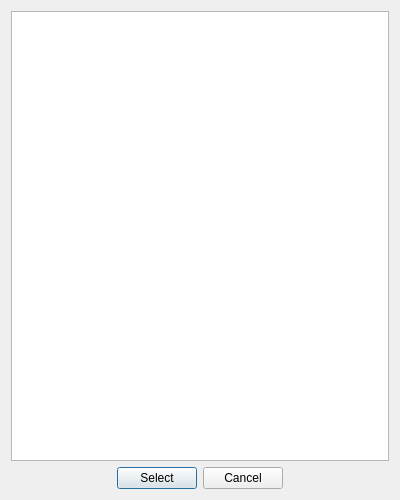
<?xml version="1.0" encoding="UTF-8"?>
<ui version="4.0">
 <class>DriveDialog</class>
 <widget class="QDialog" name="DriveDialog">
  <property name="geometry">
   <rect>
    <x>0</x>
    <y>0</y>
    <width>400</width>
    <height>500</height>
   </rect>
  </property>
  <property name="sizePolicy">
   <sizepolicy hsizetype="Fixed" vsizetype="Fixed">
    <horstretch>0</horstretch>
    <verstretch>0</verstretch>
   </sizepolicy>
  </property>
  <property name="windowTitle">
   <string>Open a Drive Driectory</string>
  </property>
  <layout class="QVBoxLayout" name="verticalLayout">
   <item>
    <widget class="QTreeWidget" name="treeWidget">
     <property name="rootIsDecorated">
      <bool>true</bool>
     </property>
     <property name="headerHidden">
      <bool>true</bool>
     </property>
     <attribute name="headerVisible">
      <bool>false</bool>
     </attribute>
     <column>
      <property name="text">
       <string notr="true">1</string>
      </property>
     </column>
    </widget>
   </item>
   <item>
    <layout class="QHBoxLayout" name="horizontalLayout_2">
     <item>
      <spacer name="horizontalSpacer">
       <property name="orientation">
        <enum>Qt::Horizontal</enum>
       </property>
       <property name="sizeHint" stdset="0">
        <size>
         <width>40</width>
         <height>20</height>
        </size>
       </property>
      </spacer>
     </item>
     <item>
      <layout class="QHBoxLayout" name="horizontalLayout">
       <item>
        <widget class="QPushButton" name="selectButton">
         <property name="text">
          <string>Select</string>
         </property>
        </widget>
       </item>
       <item>
        <widget class="QPushButton" name="cancelButton">
         <property name="text">
          <string>Cancel</string>
         </property>
        </widget>
       </item>
      </layout>
     </item>
     <item>
      <spacer name="horizontalSpacer_2">
       <property name="orientation">
        <enum>Qt::Horizontal</enum>
       </property>
       <property name="sizeHint" stdset="0">
        <size>
         <width>40</width>
         <height>20</height>
        </size>
       </property>
      </spacer>
     </item>
    </layout>
   </item>
  </layout>
 </widget>
 <resources/>
 <connections/>
</ui>
